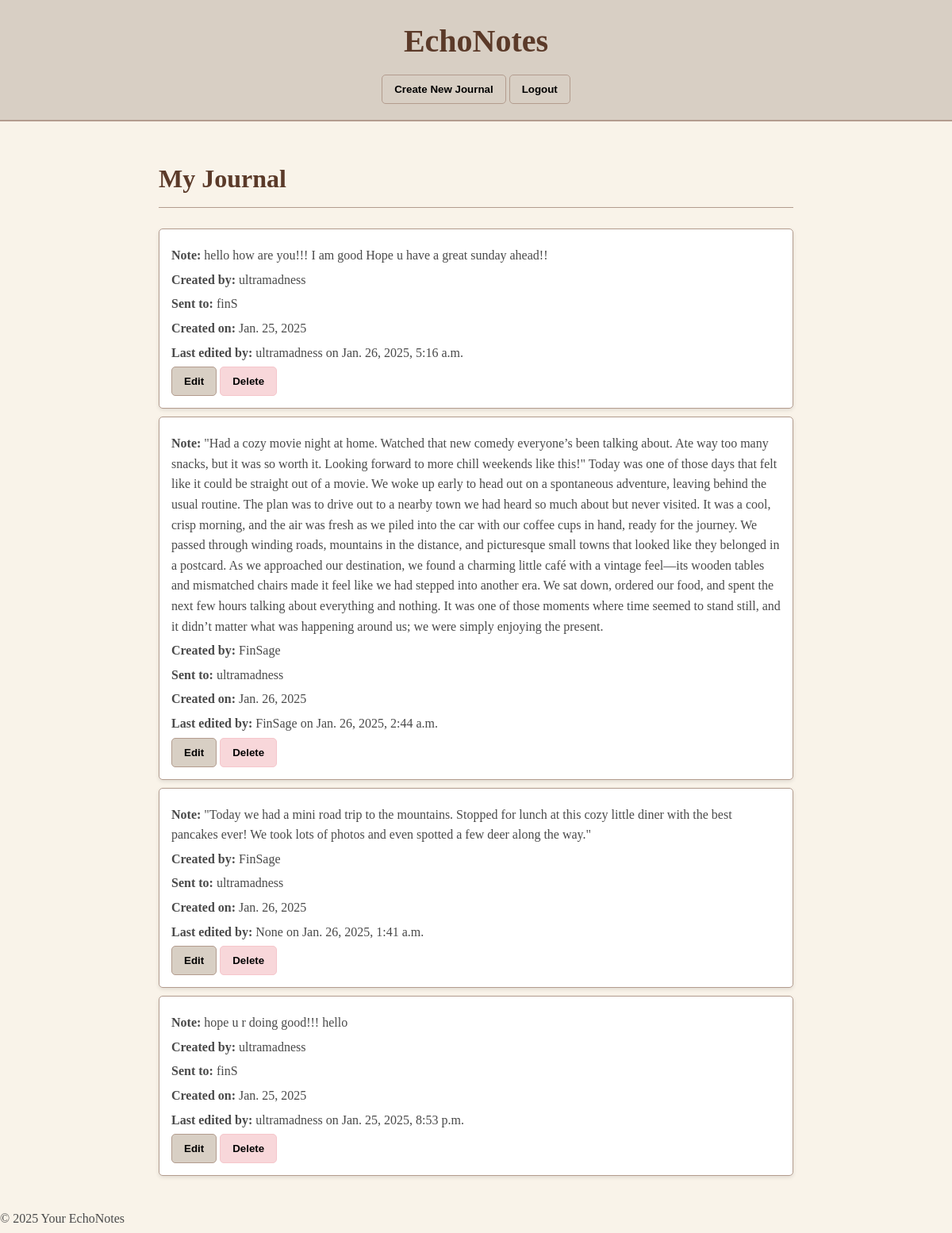
The app's page / (signed in) with its own data.
### notes/models.py (models this page shows, shortened)
class Note(models.Model):
    user1 = models.ForeignKey(User, related_name='user1_notes', on_delete=models.CASCADE)
    user2 = models.ForeignKey(User, related_name='user2_notes', on_delete=models.CASCADE)
    content = models.TextField()
    date = models.DateField(auto_now_add=True)
    last_editor = models.ForeignKey(User, on_delete=models.SET_NULL, null=True, related_name='last_edited_notes')
    last_updated = models.DateTimeField(auto_now=True)

### notes/views.py (the view)
# urls.py: path('', views.scrapbook, name='scrapbook'),
@login_required
def scrapbook(request):
    notes = Note.objects.filter(user1=request.user).union(Note.objects.filter(user2=request.user)).union(Note.objects.filter(last_editor=request.user)).order_by('-last_updated')  # Use '-last_updated' to order by last updated date
    return render(request, 'notes/scrapbook.html', {'notes': notes, 'current_year': timezone.now().year})

### notes/templates/notes/scrapbook.html (shortened to what this page needs)
{% load static %}
<!DOCTYPE html>
<html lang="en">
<head>
    <link rel="stylesheet" href="{% static 'notes/scrapbook.css' %}">
</head>
<body>
    <header>
        <h1>EchoNotes</h1>
        <nav>
            <form method="GET" action="{% url 'create_note' %}" style="display:inline;">
                <button type="submit" class="action-button create-button">Create New Journal</button>
            </form>
            <form method="post" action="{% url 'logout' %}" style="display:inline;">
                <button type="submit" class="action-button logout-button">Logout</button>
            </form>
        </nav>
    </header>
    <main>
        <h2>My Journal</h2>
        {% if notes %}
            <ul>
                {% for note in notes %}
                    <li>
                        <p><strong>Note:</strong> {{ note.content }}</p>
                        <p><strong>Created by:</strong> {{ note.user1.username }}</p>
                        <p><strong>Sent to:</strong> {{ note.user2.username }}</p>
                        <p><strong>Created on:</strong> {{ note.date }}</p>
                        <p><strong>Last edited by:</strong> {{ note.last_editor }} on {{ note.last_updated }}</p>
                        <form action="{% url 'edit_note' note.id %}" method="GET" style="display:inline;">
                            <button type="submit" class="action-button edit-button">Edit</button>
                        </form>
                        <form action="{% url 'delete_note' note.id %}" method="POST" style="display:inline;">
                            <button type="submit" class="action-button delete-button" onclick="return confirmDelete();">Delete</button>
                        </form>
                    </li>
                {% endfor %}
            </ul>
        {% else %}
            <p>No notes found. Start by creating a new note!</p>
        {% endif %}
    </main>
    <footer>
        <p>&copy; {{ current_year }} Your EchoNotes </p>
    </footer>
</body>
</html>

### notes/static/notes/scrapbook.css (style rules this page uses)
body { font-family: 'Architects Daughter', cursive; background-color: #f9f3e9; color: #4a4a4a; line-height: 1.6; margin: 0; padding: 0; }
header { background-color: #d8cfc4; padding: 20px; text-align: center; border-bottom: 2px solid #b39c8e; }
h1 { font-size: 2.5em; margin: 0; color: #5b3a29; }
nav { margin-top: 10px; }
main { padding: 20px; max-width: 800px; margin: 0 auto; }
h2 { font-size: 2em; color: #5b3a29; border-bottom: 1px solid #b39c8e; padding-bottom: 10px; }
ul { list-style-type: none; padding: 0; }
li { background-color: #ffffff; border: 1px solid #b39c8e; border-radius: 5px; padding: 15px; margin: 10px 0; box-shadow: 0 2px 5px rgba(0, 0, 0, 0.1); }
p { margin: 5px 0; }
.action-button { background-color: #d8cfc4; border: 1px solid #b39c8e; border-radius: 5px; padding: 10px 15px; cursor: pointer; font-weight: bold; transition: background-color 0.3s ease; }
.delete-button { background-color: #f8d7da; border-color: #f5c6cb; }

### records on screen
Note: content "hello how are you!!! I am good Hope u have a great sunday ahead!!", user1.username "ultramadness", user2.username "finS", date "Jan. 25, 2025", last_editor "ultramadness", last_updated "Jan. 26, 2025, 5:16 a.m."
Note: content "\"Had a cozy movie night at home. Watched that new comedy everyone’s been talking about. Ate way too many snacks, but it was so worth it. Looking forward to more chill weekends like this!\" Today was one of those days that felt like it could be straight out of a movie. We woke up early to head out on a spontaneous adventure, leaving behind the usual routine. The plan was to drive out to a nearby town we had heard so much about but never visited. It was a cool, crisp morning, and the air was fresh as we piled into the car with our coffee cups in hand, ready for the journey. We passed through winding roads, mountains in the distance, and picturesque small towns that looked like they belonged in…", user1.username "FinSage", user2.username "ultramadness", date "Jan. 26, 2025", last_editor "FinSage", last_updated "Jan. 26, 2025, 2:44 a.m."
Note: content "\"Today we had a mini road trip to the mountains. Stopped for lunch at this cozy little diner with the best pancakes ever! We took lots of photos and even spotted a few deer along the way.\"", user1.username "FinSage", user2.username "ultramadness", date "Jan. 26, 2025", last_editor "None", last_updated "Jan. 26, 2025, 1:41 a.m."
Note: content "hope u r doing good!!! hello", user1.username "ultramadness", user2.username "finS", date "Jan. 25, 2025", last_editor "ultramadness", last_updated "Jan. 25, 2025, 8:53 p.m."
